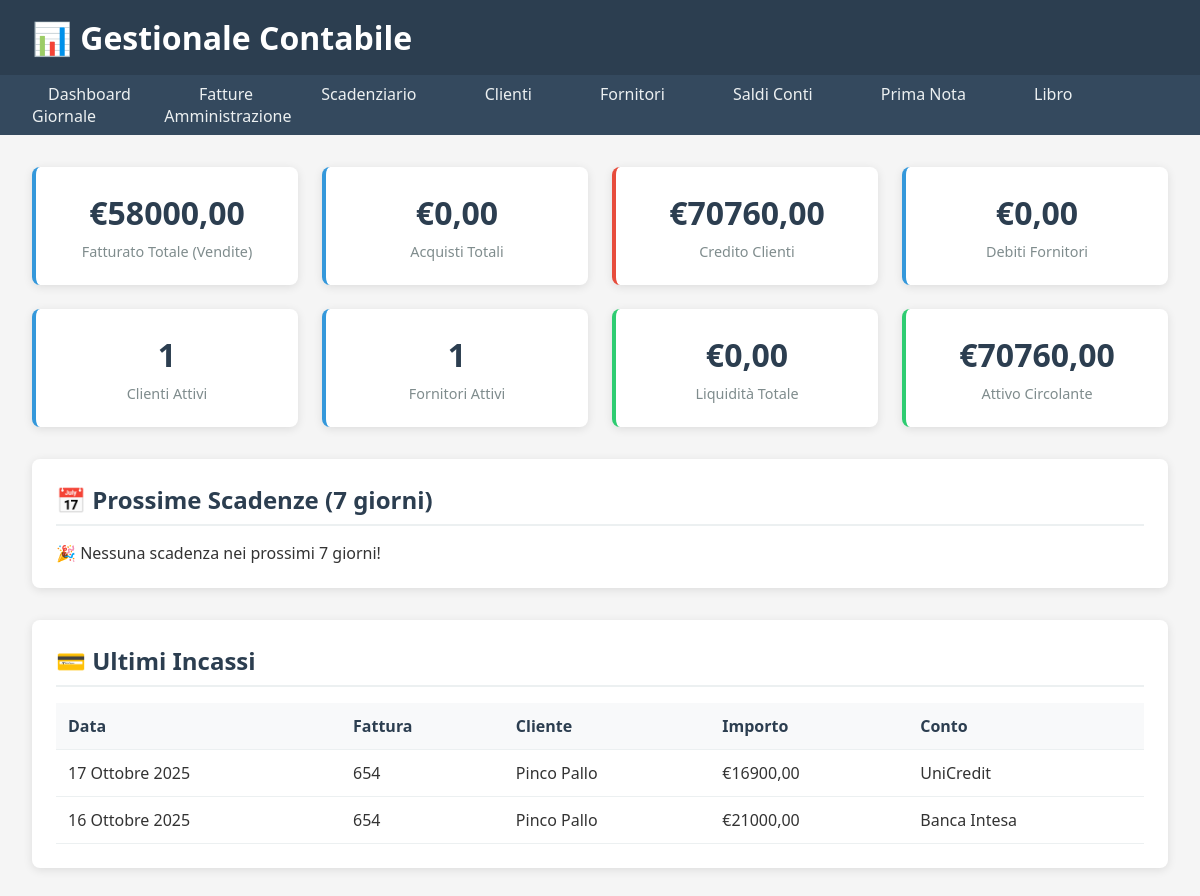
/, run on an earlier commit of the app's database.
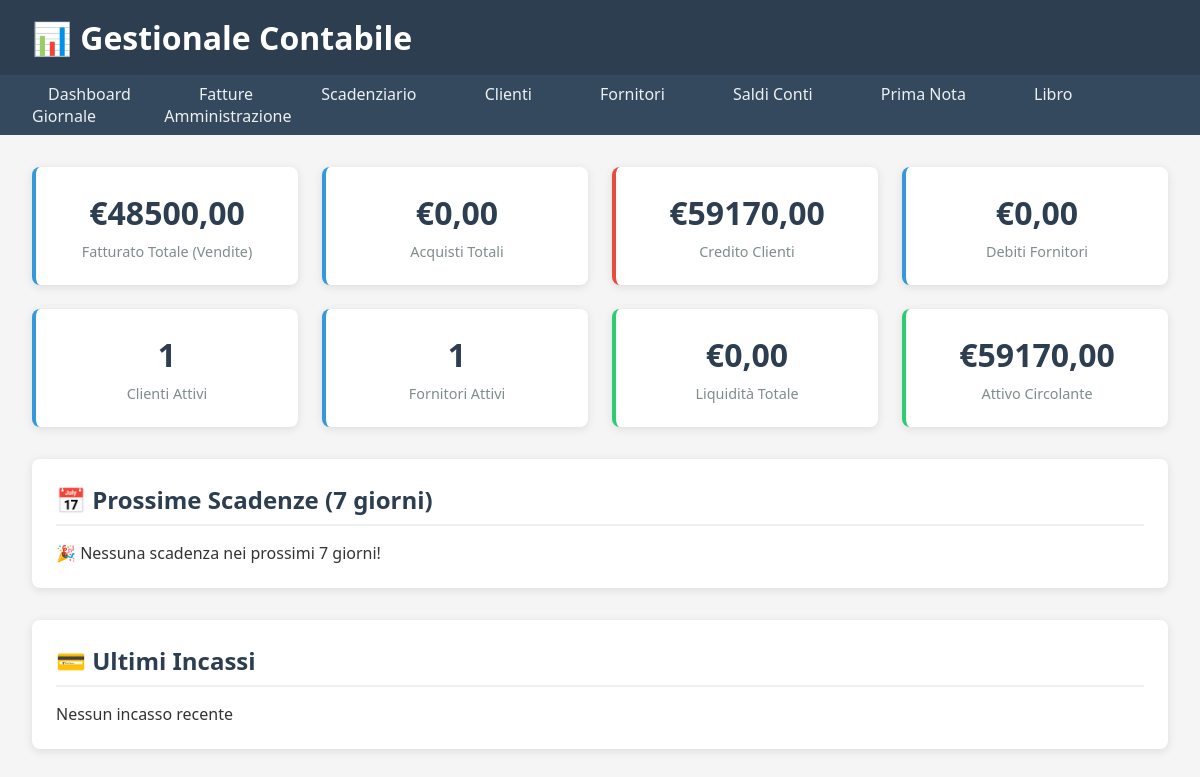
And on a later commit of the database.
### tesoreria/models.py (models this page shows, shortened)
class Incasso(models.Model):
    scadenza = models.ForeignKey(
        'fatture.ScadenzaFattura',  # Referenza all'app fatture
        on_delete=models.CASCADE,
        related_name='incassi',
        verbose_name="Scadenza Fattura",
        help_text="Seleziona la scadenza a cui associare l'incasso"
    )
    conto_bancario = models.ForeignKey(
        ContoBancario,
        on_delete=models.PROTECT,
        related_name='incassi',
        verbose_name="Conto di Accredito",
        help_text="Seleziona il conto su cui è stato incassato l'importo"
    )
    data_incasso = models.DateField(
        verbose_name="Data Incasso",
        default=timezone.localdate,
        help_text="Data in cui è avvenuto materialmente l'incasso"
    )
    importo_incassato = models.DecimalField(
        max_digits=10,
        decimal_places=2,
        verbose_name="Importo Incassato",
        validators=[MinValueValidator(Decimal('0.01'))],
        help_text="Importo effettivamente incassato"
    )
    METODO_PAGAMENTO = [
        ('bonifico', 'Bonifico Bancario'),
        ('assegno', 'Assegno'),
        ('contanti', 'Contanti'),
        ('pos', 'Carta di Credito/POS'),
        ('ria', 'RID/Riba'),
        ('altro', 'Altro'),
    ]
    metodo_pagamento = models.CharField(
        max_length=10,
        choices=METODO_PAGAMENTO,
        default='bonifico',
        verbose_name="Metodo di Pagamento"
    )
    note = models.TextField(
        blank=True,
        verbose_name="Note",
        help_text="Eventuali note sull'incasso (riferimenti, causale, etc.)"
    )
    class Meta:
        verbose_name = "Incasso"
        verbose_name_plural = "Incassi"
        ordering = ['-data_incasso']

class ContoBancario(models.Model):
    TIPO_CONTO = [
        ('bancario', 'Conto Bancario'),
        ('cassa', 'Cassa'),
        ('paypal', 'PayPal/Conto Online'),
        ('altro', 'Altro'),
    ]
    nome = models.CharField(
        max_length=100,
        verbose_name="Nome Conto",
        help_text="Nome identificativo del conto (es: Banca Intesa Conto Corrente)"
    )
    tipo_conto = models.CharField(
        max_length=10,
        choices=TIPO_CONTO,
        default='bancario',
        verbose_name="Tipo Conto"
    )
    intestatario = models.CharField(
        max_length=200,
        verbose_name="Intestatario",
        blank=True
    )
    iban = models.CharField(
        max_length=27,
        verbose_name="IBAN",
        blank=True,
        validators=[RegexValidator(
            regex=r'^[A-Z]{2}\d{2}[A-Z0-9]{1,30}$',
            message='Inserire un IBAN valido'
        )]
    )
    nome_banca = models.CharField(
        max_length=100,
        verbose_name="Nome Banca",
        blank=True
    )
    conto_contabile = models.ForeignKey(
        PianoDeiConti,
        on_delete=models.PROTECT,
        verbose_name="Conto Contabile Associato",
        null=True, blank=True, # Rendilo opzionale per ora
        limit_choices_to={'codice__startswith': '1.1.0'} # Mostra solo conti di liquidità (Cassa, Banche)
    )
    attivo = models.BooleanField(
        default=True,
        verbose_name="Conto Attivo",
        help_text="Se deselezionato, il conto non sarà più utilizzabile per nuovi movimenti"
    )
    @property
    def saldo(self):
        movimenti = MovimentoContabile.objects.filter(conto_tesoreria=self)
        dare = movimenti.filter(tipo_movimento='dare').aggregate(tot=Sum('importo'))['tot'] or Decimal('0.00')
        avere = movimenti.filter(tipo_movimento='avere').aggregate(tot=Sum('importo'))['tot'] or Decimal('0.00')
        return dare - avere
    class Meta:
        verbose_name = "Conto Bancario"
        verbose_name_plural = "Conti Bancari"
        ordering = ['tipo_conto', 'nome']

### fatture/models.py (models this page shows, shortened)
class ScadenzaFattura(models.Model):
    fattura = models.ForeignKey(
        Fattura,
        on_delete=models.CASCADE,
        related_name='scadenze',
        verbose_name="Fattura di Riferimento"
    )
    data_scadenza = models.DateField(
        verbose_name="Data Scadenza Pagamento"
    )
    importo = models.DecimalField(
        max_digits=10,
        decimal_places=2,
        verbose_name="Importo Scadenza"
    )
    STATO_SCADENZA = [
        ('da_pagare', 'Da Pagare'),
        ('parzialmente_pagata', 'Parzialmente Pagata'),
        ('pagata', 'Pagata'),
    ]
    stato = models.CharField(
        max_length=20,
        choices=STATO_SCADENZA,
        default='da_pagare'
    )
    data_pagamento = models.DateField(
        null=True,
        blank=True,
        verbose_name="Data Effettiva Pagamento"
    )
    def is_scaduta(self):
        if not self.data_scadenza:
            return False
        return (self.data_scadenza < timezone.now().date()
                and self.stato != 'pagata')
    class Meta:
        verbose_name = "Scadenza Fattura"
        verbose_name_plural = "Scadenze Fatture"
        ordering = ['data_scadenza']

class Fattura(models.Model):
    cliente = models.ForeignKey(
        'clienti.Cliente',  # Referenza all'app clienti
        on_delete=models.PROTECT,  # Impedisce cancellazione se ci sono fatture
        related_name='fatture',
        verbose_name="Cliente",
        help_text="Seleziona il cliente a cui intestare la fattura"
    )
    numero = models.CharField(
        max_length=20,
        verbose_name="Numero Fattura"
    )
    data_emissione = models.DateField(
        verbose_name="Data Emissione"
    )
    importo_totale = models.DecimalField(
        max_digits=10,
        decimal_places=2,
        verbose_name="Importo Totale Fattura"
    )
    aliquota_iva = models.DecimalField(
        max_digits=5,
        decimal_places=2,
        default=22.00,
        verbose_name="Aliquota IVA"
    )
    descrizione = models.TextField(blank=True)
    STATO_FATTURA = [
        ('bozza', 'Bozza'),
        ('emessa', 'Emessa'),
        ('parzialmente_pagata', 'Parzialmente Pagata'),
        ('pagata', 'Pagata'),
    ]
    stato = models.CharField(
        max_length=20,
        choices=STATO_FATTURA,
        default='bozza'
    )

### clienti/models.py (models this page shows, shortened)
class Cliente(models.Model):
    ragione_sociale = models.CharField(
        max_length=200,
        verbose_name="Ragione Sociale",
        help_text="Nome completo dell'azienda o della persona"
    )
    indirizzo = models.CharField(
        max_length=255,
        verbose_name="Indirizzo",
        blank=True
    )
    citta = models.CharField(
        max_length=100,
        verbose_name="Città",
        blank=True
    )
    cap = models.CharField(
        max_length=5,
        verbose_name="CAP",
        blank=True,
        validators=[RegexValidator(r'^\d{5}$', 'Il CAP deve avere 5 numeri')]
    )
    provincia = models.CharField(
        max_length=2,
        verbose_name="Provincia",
        blank=True,
        help_text="Sigla provincia (es: RM)"
    )
    partita_iva = models.CharField(
        max_length=11,
        verbose_name="Partita IVA",
        unique=True,
        validators=[RegexValidator(r'^\d{11}$', 'La P.IVA deve avere 11 numeri')],
        help_text="Partita IVA (11 cifre)"
    )
    codice_fiscale = models.CharField(
        max_length=16,
        verbose_name="Codice Fiscale",
        blank=True,
        help_text="Codice Fiscale (16 caratteri)"
    )
    email = models.EmailField(
        verbose_name="Email",
        blank=True
    )
    telefono = models.CharField(
        max_length=20,
        verbose_name="Telefono",
        blank=True
    )
    STATO_CLIENTE = [
        ('attivo', 'Attivo'),
        ('inattivo', 'Inattivo'),
        ('bloccato', 'Bloccato'),
    ]
    stato = models.CharField(
        max_length=10,
        choices=STATO_CLIENTE,
        default='attivo',
        verbose_name="Stato Cliente"
    )
    class Meta:
        verbose_name = "Cliente"
        verbose_name_plural = "Clienti"
        ordering = ['ragione_sociale']

### gestionale/views.py (the view)
# urls.py: path('', views.dashboard, name='dashboard'),
def dashboard(request):
    from fatture.models import Fattura, ScadenzaFattura
    from clienti.models import Cliente
    from tesoreria.models import ContoBancario, Incasso
    from fornitori.models import Fornitore
    from acquisti.models import FatturaAcquisto
    crediti_aggregati = Fattura.objects.exclude(stato='pagata').aggregate(
        imponibile=Sum('importo_totale'),
        iva=Sum(F('importo_totale') * F('aliquota_iva') / 100)
    )
    credito_clienti = (crediti_aggregati['imponibile'] or Decimal('0.00')) + (crediti_aggregati['iva'] or Decimal('0.00'))
    conti_tesoreria = ContoBancario.objects.filter(attivo=True)
    saldo_totale_conti = sum(conto.saldo for conto in conti_tesoreria)
    acquisti_totali = FatturaAcquisto.objects.aggregate(
        totale=Sum('importo_totale')
    )['totale'] or Decimal('0.00')
    debiti_aggregati = FatturaAcquisto.objects.exclude(stato='pagata').aggregate(
        imponibile=Sum('importo_totale'),
        iva=Sum(F('importo_totale') * F('aliquota_iva') / 100)
    )
    debiti_fornitori = (debiti_aggregati['imponibile'] or Decimal('0.00')) + (debiti_aggregati['iva'] or Decimal('0.00'))
    context = {
        'fatturato_totale': Fattura.objects.aggregate(
            totale=Sum('importo_totale')
        )['totale'] or Decimal('0.00'),
        'credito_clienti': credito_clienti,
        'attivo_circolante': credito_clienti + saldo_totale_conti,
        'acquisti_totali': acquisti_totali,
        'debiti_fornitori': debiti_fornitori,
        'numero_clienti': Cliente.objects.filter(stato='attivo').count(),
        'numero_fornitori': Fornitore.objects.filter(stato='attivo').count(),
        'prossime_scadenze': ScadenzaFattura.objects.filter(
            data_scadenza__range=[
                timezone.now().date(),
                timezone.now().date() + timezone.timedelta(days=7)
            ],
            stato='da_pagare'
        ).order_by('data_scadenza')[:5],
        'saldo_totale': saldo_totale_conti,
        'incassi_recenti': Incasso.objects.select_related(
            'scadenza__fattura__cliente', 'conto_bancario'
        ).order_by('-data_incasso')[:5]
    }
    return render(request, 'dashboard.html', context)

### templates/dashboard.html
{% extends 'base.html' %} {% block content %}
<div class="kpi-grid">
  <div class="kpi-card">
    <div class="kpi-value">€{{ fatturato_totale|floatformat:2 }}</div>
    <div class="kpi-label">Fatturato Totale (Vendite)</div>
  </div>
  <div class="kpi-card">
    <div class="kpi-value">€{{ acquisti_totali|floatformat:2 }}</div>
    <div class="kpi-label">Acquisti Totali</div>
  </div>
  <a
    href="{% url 'fatture:scadenziario' %}"
    style="text-decoration: none; color: inherit"
  >
    <div class="kpi-card {% if credito_clienti > 0 %}alert{% endif %}">
      <div class="kpi-value">€{{ credito_clienti|floatformat:2 }}</div>
      <div class="kpi-label">Credito Clienti</div>
    </div>
  </a>
  <a
    href="{% url 'fornitori:lista_fornitori' %}"
    style="text-decoration: none; color: inherit"
  >
    <div class="kpi-card {% if debiti_fornitori > 0 %}alert{% endif %}">
      <div class="kpi-value">€{{ debiti_fornitori|floatformat:2 }}</div>
      <div class="kpi-label">Debiti Fornitori</div>
    </div>
  </a>
  <a
    href="{% url 'clienti:lista_clienti' %}"
    style="text-decoration: none; color: inherit"
  >
    <div class="kpi-card">
      <div class="kpi-value">{{ numero_clienti }}</div>
      <div class="kpi-label">Clienti Attivi</div>
    </div>
  </a>
  <a
    href="{% url 'fornitori:lista_fornitori' %}"
    style="text-decoration: none; color: inherit"
  >
    <div class="kpi-card">
      <div class="kpi-value">{{ numero_fornitori }}</div>
      <div class="kpi-label">Fornitori Attivi</div>
    </div>
  </a>
  <a
    href="{% url 'tesoreria:saldi_conti' %}"
    style="text-decoration: none; color: inherit"
  >
    <div class="kpi-card success">
      <div class="kpi-value">€{{ saldo_totale|floatformat:2 }}</div>
      <div class="kpi-label">Liquidità Totale</div>
    </div>
  </a>
  <div class="kpi-card success">
    <div class="kpi-value">€{{ attivo_circolante|floatformat:2 }}</div>
    <div class="kpi-label">Attivo Circolante</div>
  </div>
</div>
<div class="section">
  <h2>📅 Prossime Scadenze (7 giorni)</h2>
  {% if prossime_scadenze %}
  <table class="table">
    <thead>
      <tr>
        <th>Fattura</th>
        <th>Cliente</th>
        <th>Scadenza</th>
        <th>Importo</th>
        <th>Stato</th>
      </tr>
    </thead>
    <tbody>
      {% for scadenza in prossime_scadenze %}
      <tr>
        <td>{{ scadenza.fattura.numero }}</td>
        <td>{{ scadenza.fattura.cliente.ragione_sociale }}</td>
        <td>{{ scadenza.data_scadenza }}</td>
        <td>€{{ scadenza.importo|floatformat:2 }}</td>
        <td>
          <span class="badge warning">Da Pagare</span>
        </td>
      </tr>
      {% endfor %}
    </tbody>
  </table>
  {% else %}
  <p>🎉 Nessuna scadenza nei prossimi 7 giorni!</p>
  {% endif %}
</div>
<div class="section">
  <h2>💳 Ultimi Incassi</h2>
  {% if incassi_recenti %}
  <table class="table">
    <thead>
      <tr>
        <th>Data</th>
        <th>Fattura</th>
        <th>Cliente</th>
        <th>Importo</th>
        <th>Conto</th>
      </tr>
    </thead>
    <tbody>
      {% for incasso in incassi_recenti %}
      <tr>
        <td>{{ incasso.data_incasso }}</td>
        <td>{{ incasso.scadenza.fattura.numero }}</td>
        <td>{{ incasso.scadenza.fattura.cliente.ragione_sociale }}</td>
        <td>€{{ incasso.importo_incassato|floatformat:2 }}</td>
        <td>{{ incasso.conto_bancario.nome }}</td>
      </tr>
      {% endfor %}
    </tbody>
  </table>
  {% else %}
  <p>Nessun incasso recente</p>
  {% endif %}
</div>
{% endblock %}

What changed in the data, as far as the page shows it:
removed Incasso: data_incasso "17 Ottobre 2025", scadenza.fattura.numero "654", scadenza.fattura.cliente.ragione_sociale "Pinco Pallo", importo_incassato "16900,00", conto_bancario.nome "UniCredit"
removed Incasso: data_incasso "16 Ottobre 2025", scadenza.fattura.numero "654", scadenza.fattura.cliente.ragione_sociale "Pinco Pallo", importo_incassato "21000,00", conto_bancario.nome "Banca Intesa"
Also different on the page:
{{ fatturato_totale|floatformat:2 }}: "58000,00" → "48500,00"
{{ credito_clienti|floatformat:2 }}: "70760,00" → "59170,00"
{{ attivo_circolante|floatformat:2 }}: "70760,00" → "59170,00"
text no longer shown: "Data Fattura Cliente Importo Conto"
text now shown: "Nessun incasso recente"
